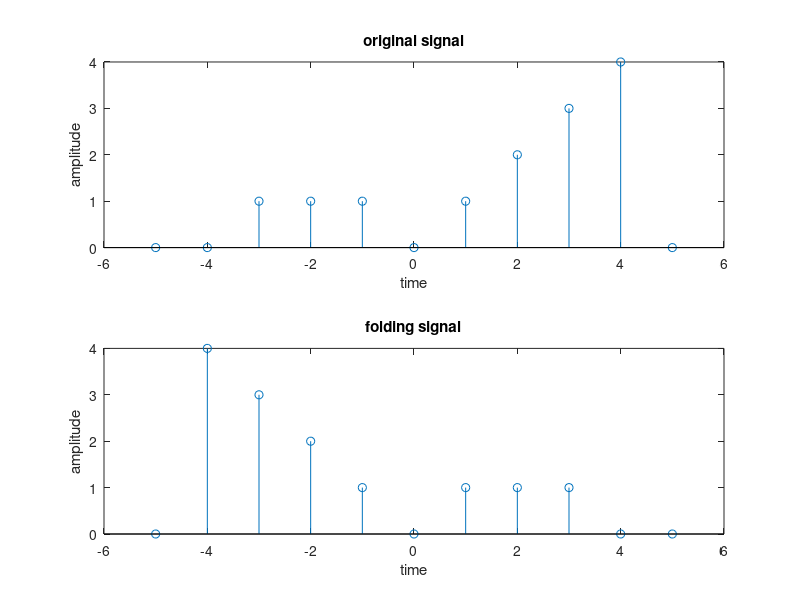

Reproduce this figure in MATLAB.
%% signal folding 
clc;clear all;close all;

%% original signal
t=-5:1:5;
x=[0,0,1,1,1,0,1,2,3,4,0];% or x=sin(2*pi*t)
subplot(2,1,1);
stem(t,x);
xlabel('time');
ylabel('amplitude');
title('original signal');

%% folding signal
f=fliplr(x);% function for folding 
subplot(2,1,2);
stem(t,f);
xlabel('time');
ylabel('amplitude');
title('folding signal');
